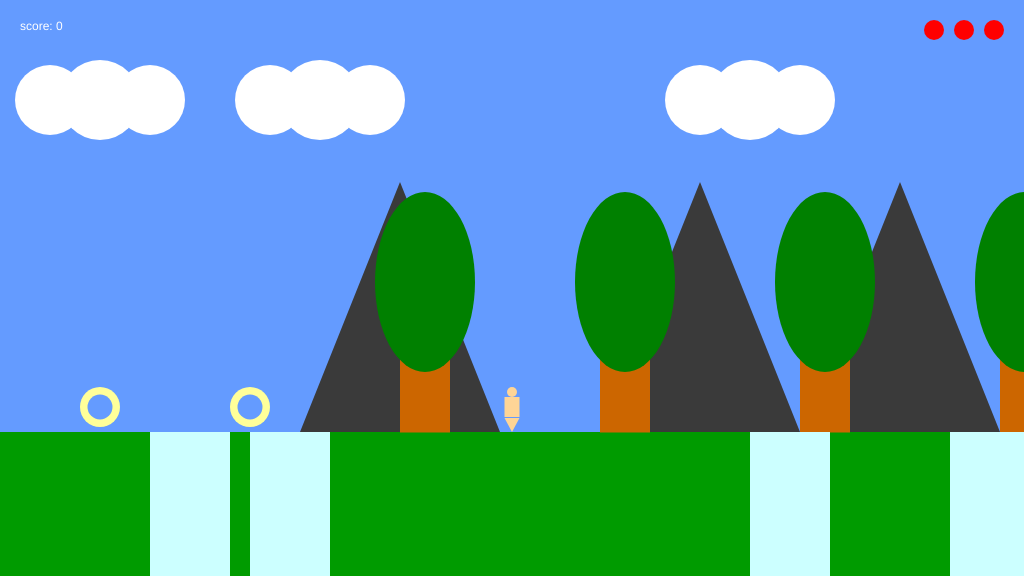
Frame 1 (no input)
Frame 60 (no input): identical to frame 1, image omitted
Frame 120 (the mouse pressed at the canvas centre since frame 60): identical to frame 1, image omitted

The p5.js sketch that drew this single still picture (run headless with seeded random() and noise() and a simulated clock; from frame 60 on, the mouse is pressed at the canvas centre):

// p5.js sketch
// ── sketch.js
/*

Game project part 7: make it awesome

*/

var gameChar_x;
var gameChar_y;
var floorPos_y;

var isLeft;
var isRight;
var isPlummeting;
var isFalling;

//var collectable;
//var canyon;
var canyons;

var collectables
var trees_x;
var treePos_y;

var clouds_x;
var clouds_y;

var mountains_x;
var mountains_y;

var cameraPosX;

var game_score;
var flagpole;
var lives;

//var gameChar_world_x;

function setup()
{
	createCanvas(1024, 576);
	floorPos_y = height * 3/4;
	
//	gameChar_x = width/2;
//	gameChar_y = floorPos_y;
//	
//	isLeft = false;
//	isRight = false;
//	isPlummeting = false;
//	isFalling = false;
//	//collectable = {x_pos:100, y_pos: floorPos_y, size:40, isFound: false};
//	//canyon = {x_pos:150, y_pos: floorPos_y};
//	
//	trees_x = [400,600,800,1000,1300,1500];
//	treePos_y = floorPos_y;
//	
//	clouds_x = [50,270,700, 1500];
//	clouds_y = 100;
//	
//	mountains_x = [300,600,800, 1000, 1200, 1450, 1500];
//	mountains_y = floorPos_y;
//	
//	cameraPosX = 0;
//	
//	collectables = [];
//	collectables.push({ x_pos: 100, y_pos: floorPos_y, size: 40, isFound: false });
//    collectables.push({ x_pos: 250, y_pos: floorPos_y, size: 40, isFound: false });
//    collectables.push({ x_pos: 1720, y_pos: floorPos_y, size: 40, isFound: false });
//    collectables.push({ x_pos: 1800, y_pos: floorPos_y, size: 40, isFound: false });
//    collectables.push({ x_pos: 2000, y_pos: floorPos_y, size: 40, isFound: false });
//	
//	canyons = [];
//	canyons.push({x_pos:150, y_pos: floorPos_y});
//    canyons.push({x_pos:250, y_pos: floorPos_y});
//    canyons.push({x_pos:750, y_pos: floorPos_y});
//    canyons.push({x_pos:950, y_pos: floorPos_y});
//    canyons.push({x_pos:1450, y_pos: floorPos_y});
//	
//	game_score = 0 ;
//	flagpole = {isReached: false, x_pos:2000};
	lives = 3;
	startGame();
}

function draw()
{

	///////////DRAWING CODE//////////

	background(100,155,255); //fill the sky blue

//move the camera
	cameraPosX = gameChar_x - width/2;
	
//	ground

	noStroke();
	fill(0,155,0);
	rect(0, floorPos_y, width, height - floorPos_y); //draw some green ground
	
	push();
	translate(-cameraPosX,0);
	
//	mountains
	
	drawMountains()
	
//	treesloop
	drawTrees()
	
//	clouds
	drawClouds();
	
	// canyon
	for (var i = 0; i < canyons.length; i++) {
        drawCanyon(canyons[i]);
		  // Check if character is over canyon
		  if (gameChar_x > canyons[i].x_pos 
			  && gameChar_x < canyons[i].x_pos + 80 
			  && gameChar_y >= floorPos_y) {
          isPlummeting = true;}
	}
	
	//collectable
	 for (var i = 0; i < collectables.length; i++) {
        drawCollectable(collectables[i]);
    }
	
	renderFlagpole();
	
	//the game character
    if (isPlummeting) {
        // add your plummeting code
        //head
        fill(255, 213, 150)
        ellipse(gameChar_x, gameChar_y - 40, 10, 10)

        //body
        fill(255, 213, 150)
        rect(gameChar_x - 7.5, gameChar_y - 35, 15, 20)

        //leg
        fill(255, 213, 150)
        triangle(gameChar_x, gameChar_y - 7, gameChar_x - 7.5, gameChar_y - 14, gameChar_x + 7.5, gameChar_y - 14)
    } else if (isLeft) {
        // add your walking left code
        //head
        fill(255, 213, 150)
        ellipse(gameChar_x, gameChar_y - 40, 10, 10)

        //body
        fill(255, 213, 150)
        rect(gameChar_x - 7.5, gameChar_y - 35, 15, 20)

        //leg
        fill(255, 213, 150)
        triangle(gameChar_x + 14, gameChar_y, gameChar_x - 7.5, gameChar_y - 14, gameChar_x + 7.5, gameChar_y - 14,)


    } else if (isRight) {
        // add your walking right code
        //head
        fill(255, 213, 150)
        ellipse(gameChar_x, gameChar_y - 40, 10, 10)

        //body
        fill(255, 213, 150)
        rect(gameChar_x - 7.5, gameChar_y - 35, 15, 20)

        //leg
        fill(255, 213, 150)
        triangle(gameChar_x - 14, gameChar_y, gameChar_x - 7.5, gameChar_y - 14, gameChar_x + 7.5, gameChar_y - 14,)

    } else if (isFalling) {
        // add your jumping facing forwards code
        //head
        fill(255, 213, 150)
        ellipse(gameChar_x, gameChar_y - 40, 10, 10)

        //body
        fill(255, 213, 150)
        rect(gameChar_x - 7.5, gameChar_y - 35, 15, 20)

        //leg
        fill(255, 213, 150)
        triangle(gameChar_x, gameChar_y - 7, gameChar_x - 7.5, gameChar_y - 14, gameChar_x + 7.5, gameChar_y - 14)

    } else {
        // add your standing front facing code
        //head
        fill(255, 213, 150)
        ellipse(gameChar_x, gameChar_y - 40, 10, 10)

        //body
        fill(255, 213, 150)
        rect(gameChar_x - 7.5, gameChar_y - 35, 15, 20)

        //leg
        fill(255, 213, 150)
        triangle(gameChar_x, gameChar_y, gameChar_x - 7.5, gameChar_y - 14, gameChar_x + 7.5, gameChar_y - 14,)

    }

//	//game_score
//	var scorePosX = gameChar_x - width / 2 + 20;
//    var scorePosY = 30;
//	fill(255);
//	noStroke();
//	text("score: "+ game_score,scorePosX,scorePosY);
//	
	
	//checkplayerdie
	checkPlayerDie();
	
	drawLives();
	
	// Draw "Game over" text if lives are less than 1
    if (lives < 1) {
        fill(255);
        textAlign(CENTER, CENTER);
        text("Game over. Press your browser's restart button to continue.", gameChar_x, height/2);
        return; // Prevent further game logic
    }

    // Draw "Level complete" text if flagpole is reached
    if (flagpole.isReached) {
        fill(255);
        textAlign(CENTER, CENTER);
        text("Level complete. Press space to continue.", gameChar_x, height/2);
        return; // Prevent further game logic
    }
	
	//game_score
	var scorePosX = gameChar_x - width / 2 + 20;
    var scorePosY = 30;
	fill(255);
	noStroke();
	text("score: "+ game_score,scorePosX,scorePosY);
	
	pop();

	///////////INTERACTION CODE//////////
	//Put conditional statements to move the game character below here
	
	if(isRight)
	{
		gameChar_x +=2
	}
	
	
	if(isLeft)
	{
		gameChar_x -=2
	}
	
	//Gravity 
	if (gameChar_y < floorPos_y) 
	{
//		isFalling = true;
		gameChar_y += 0.5; // Adjust the gravity by adding a smaller value
		isFalling = true;
	}
	else
	{
		isFalling = false;
	}
	
	//Plummeting
	if(isPlummeting)
	{
		gameChar_y +=2
	}
	
	if(flagpole.isReached == false)
	{
		checkFlagpole();
	}
	
	
	//Update real position of gameChar for collision detection.
	//gameChar_world_x = gameChar_x - cameraPosX;
}

function keyPressed()
{
	// if statements to control the animation of the character when
	// keys are pressed.

	//open up the console to see how these work
	console.log("keyPressed: " + key);
	console.log("keyPressed: " + keyCode);
	
	if(isPlummeting)
	{
		return;
	}
	
	if(key === "a")
	{
		console.log("left arrow");
		isLeft = true;
	}
	else if(key ==="d")
	{
		console.log("right arrow");
		isRight = true;
	}
	
	if (key === "w" && isFalling ==false)
	{
		gameChar_y -=100;	
	}
	// Handle game reset with r
    if (key === "r") {
    if (lives < 1 || flagpole.isReached) {
        lives = 3;
        startGame();
    }
    }
	
}

function keyReleased()
{
	// if statements to control the animation of the character when
	// keys are released.

	console.log("keyReleased: " + key);
	console.log("keyReleased: " + keyCode);
	
	if(key ==="a")
	{
		console.log("left arrow");
		isLeft = false;
	}
	else if(key ==="d")
	{
		console.log("right arrow");
		isRight = false;
	}
}

function drawClouds()
{
	for(var i = 0; i < clouds_x.length; i++)
	{
		console.log("clouds loop" + i);
		fill(255);
		ellipse(clouds_x[i]+50,clouds_y, 80,80);
		ellipse(clouds_x[i],clouds_y, 70,70);
		ellipse(clouds_x[i]+100,clouds_y, 70,70);
	}
}

function drawMountains()
{
	for(var i = 0; i < mountains_x.length; i++)
	{
		console.log("mountains loop" + i);
		fill(58,58,58);
		triangle(mountains_x[i],mountains_y,mountains_x[i]+200, mountains_y, mountains_x[i]+100, mountains_y-250)
	}
}


function drawTrees()
{
	for(var i = 0; i < trees_x.length; i++)
	{
		console.log("trees loop" + i);
		fill(204,102,0);
		rect(trees_x[i],treePos_y-81.5,50,82);
		fill(0,128,0);
		ellipse(trees_x[i]+25,treePos_y-150,100,180);
	}
}

function drawCollectable(t_collectable)
{
	if(t_collectable.isFound == false)
	{
		noStroke();
		fill(255);

		fill(255,255,153)
		ellipse(t_collectable.x_pos,t_collectable.y_pos-25,t_collectable.size,t_collectable.size)
		fill(100,155,255)
		ellipse(t_collectable.x_pos,t_collectable.y_pos-25,t_collectable.size*0.625,t_collectable.size*0.625)
	}
	
	if(dist(gameChar_x, gameChar_y, t_collectable.x_pos, t_collectable.y_pos) < 20 && t_collectable.isFound == false)
	{
		t_collectable.isFound = true
		game_score +=1;
	}
}

function drawCanyon(t_canyon)
{
	fill(204,255,255)
	rect(t_canyon.x_pos,t_canyon.y_pos,80,150)
}

function renderFlagpole()
{
	push();
	strokeWeight(5);
	stroke(100);
	line(flagpole.x_pos, floorPos_y, flagpole.x_pos, floorPos_y - 250);
	
	fill(255,0,255);
	noStroke();
	
	if(flagpole.isReached)
	{
		rect(flagpole.x_pos, floorPos_y - 250,50,50);
	}
	else
	{
		rect(flagpole.x_pos, floorPos_y - 50,50,50)
	}
	pop();
}

function checkFlagpole()
{
	var d = abs(gameChar_x - flagpole.x_pos);
	
	if(d < 15)
	{
		flagpole.isReached = true; 
	}
	
}

function checkPlayerDie() 
{
    if (gameChar_y > height)
	{
        lives--;
        if (lives > 0) 
		{
            startGame();
		}
    }
}

function startGame()
{
	gameChar_x = width/2;
	gameChar_y = floorPos_y;
	
	isLeft = false;
	isRight = false;
	isPlummeting = false;
	isFalling = false;
	//collectable = {x_pos:100, y_pos: floorPos_y, size:40, isFound: false};
	//canyon = {x_pos:150, y_pos: floorPos_y};
	
	trees_x = [400,600,800,1000,1300,1500];
	treePos_y = floorPos_y;
	
	clouds_x = [50,270,700, 1500];
	clouds_y = 100;
	
	mountains_x = [300,600,800, 1000, 1200, 1450, 1500];
	mountains_y = floorPos_y;
	
	cameraPosX = 0;
	
	collectables = [];
	collectables.push({ x_pos: 100, y_pos: floorPos_y, size: 40, isFound: false });
    collectables.push({ x_pos: 250, y_pos: floorPos_y, size: 40, isFound: false });
    collectables.push({ x_pos: 1720, y_pos: floorPos_y, size: 40, isFound: false });
    collectables.push({ x_pos: 1800, y_pos: floorPos_y, size: 40, isFound: false });
    collectables.push({ x_pos: 2000, y_pos: floorPos_y, size: 40, isFound: false });
	
	canyons = [];
	canyons.push({x_pos:150, y_pos: floorPos_y});
    canyons.push({x_pos:250, y_pos: floorPos_y});
    canyons.push({x_pos:750, y_pos: floorPos_y});
    canyons.push({x_pos:950, y_pos: floorPos_y});
    canyons.push({x_pos:1450, y_pos: floorPos_y});
	
	game_score = 0 ;
	flagpole = {isReached: false, x_pos:2100};
}

function drawLives() {
    var lifeTokenSize = 20;
    var lifeTokenSpacing = 30;
    var lifeTokenPosX = width - lifeTokenSpacing;

    for (var i = 0; i < lives; i++) {
        push();
        fill(255, 0, 0);
        // Calculate the position relative to the camera
        var screenPosX = lifeTokenPosX + cameraPosX;
        ellipse(screenPosX, 30, lifeTokenSize, lifeTokenSize);
        lifeTokenPosX -= lifeTokenSpacing;
        pop();
    }
}
